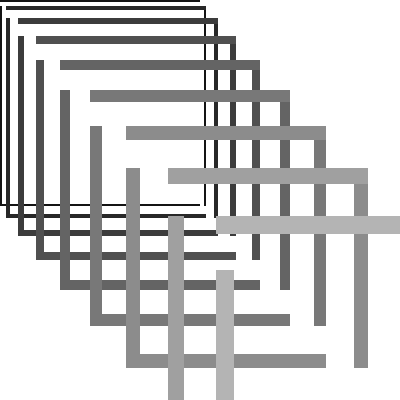
Frame 1 (no input)
Frame 60 (the mouse pressed at the canvas centre just before this capture): identical to frame 1, image omitted
Frame 120 (the mouse held since frame 60 and released just before this capture): identical to frame 1, image omitted

The Processing sketch that drew this single still picture (run headless with seeded random() and noise(); from frame 60 on, the mouse is pressed at the canvas centre):

// Processing sketch: processing_10595
// ── processing_10595.pde

void setup ()
{
   
  size (400, 400);
  background (255);
  

  noStroke();
  smooth(); 
  
  
}

void draw ()
{
 smooth();
  
  
  for ( int i = 0 ; i <10; i++ )
  {
fill(i*20);
 rect(0,0,height/2,i*2);
    translate (0,i*3);
     rect(0,width/2+i,height/2,i*2);
    translate (0,i*3);
  
    
    rect(0,0,i*2,width/2);
    translate (i*3,0);
    rect(height/2+i,0,i*2,width/2);
    translate (i*3,0);

  }
  
}
